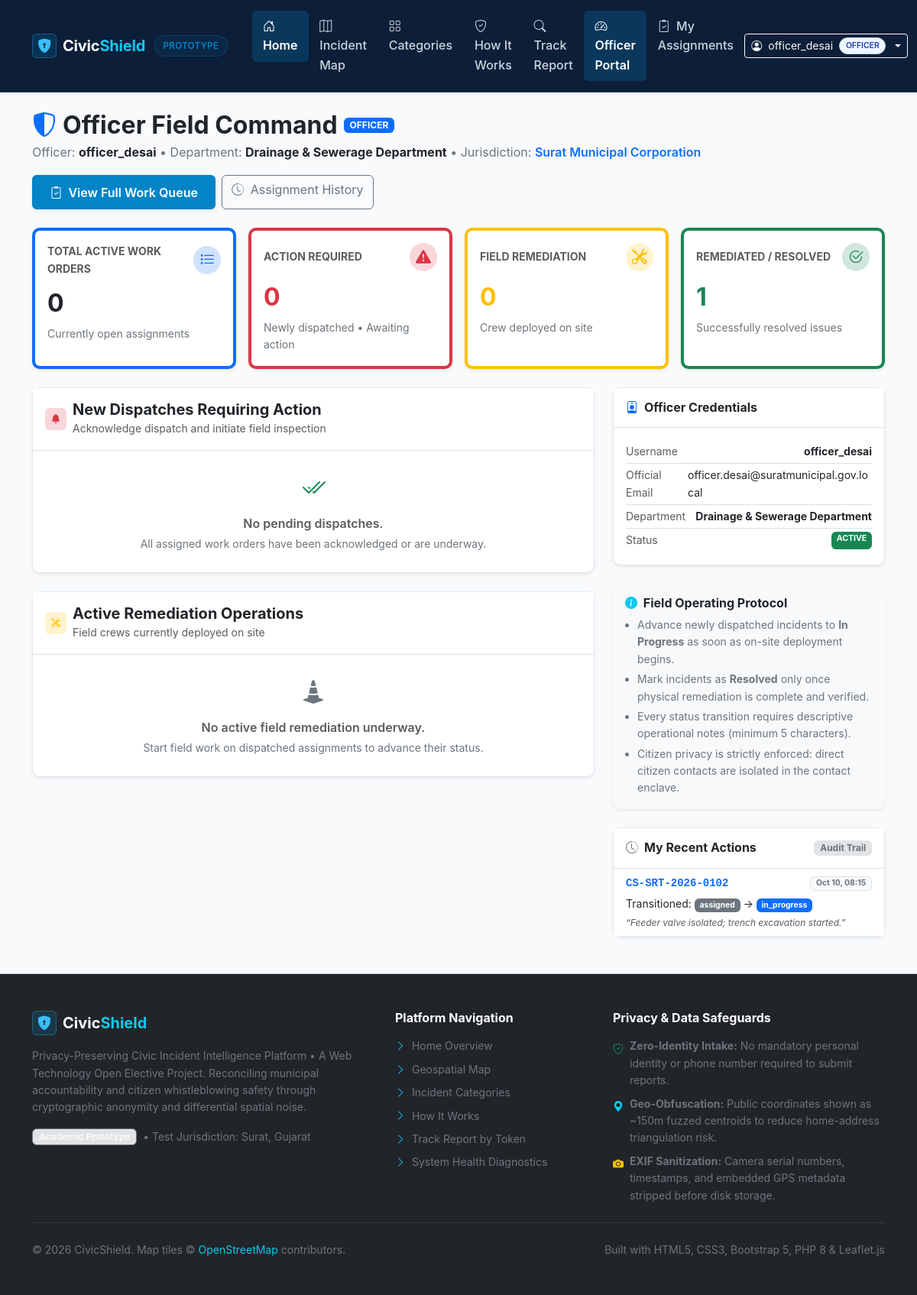
/officer/ (signed in), run on the app's committed database.
### tables this page shows
CREATE TABLE IF NOT EXISTS `users` (
    `id` BIGINT UNSIGNED AUTO_INCREMENT PRIMARY KEY,
    `username` VARCHAR(60) NOT NULL UNIQUE COMMENT 'Public display pseudonym for citizens or official handle for staff',
    `email` VARCHAR(150) NULL UNIQUE COMMENT 'Optional for citizens to preserve anonymity; required for staff',
    `password_hash` VARCHAR(255) NOT NULL COMMENT 'BCRYPT or Argon2id hashed password string',
    `role` ENUM('citizen', 'officer', 'admin') NOT NULL DEFAULT 'citizen',
    `department` VARCHAR(100) NULL COMMENT 'Municipal department affiliation for officers (e.g. Roads, Drainage)',
    `status` ENUM('active', 'suspended', 'pending') NOT NULL DEFAULT 'active',
    `created_at` TIMESTAMP DEFAULT CURRENT_TIMESTAMP,
    `updated_at` TIMESTAMP DEFAULT CURRENT_TIMESTAMP ON UPDATE CURRENT_TIMESTAMP,
    INDEX `idx_users_role` (`role`),
    INDEX `idx_users_status` (`status`)
);

CREATE TABLE IF NOT EXISTS `incident_status_history` (
    `id` BIGINT UNSIGNED AUTO_INCREMENT PRIMARY KEY,
    `incident_id` BIGINT UNSIGNED NOT NULL,
    `changed_by_user_id` BIGINT UNSIGNED NULL COMMENT 'User who initiated transition; null for automated system actions',
    `status_from` VARCHAR(50) NOT NULL,
    `status_to` VARCHAR(50) NOT NULL,
    `reason` TEXT NULL,
    `is_public` TINYINT(1) NOT NULL DEFAULT 1 COMMENT 'Whether transition note is visible on public tracking pages',
    `created_at` TIMESTAMP DEFAULT CURRENT_TIMESTAMP,
    INDEX `idx_history_incident` (`incident_id`),
    INDEX `idx_history_created` (`created_at`),
    CONSTRAINT `fk_history_incident` FOREIGN KEY (`incident_id`) 
        REFERENCES `incidents` (`id`) ON DELETE CASCADE ON UPDATE CASCADE,
    CONSTRAINT `fk_history_actor` FOREIGN KEY (`changed_by_user_id`) 
        REFERENCES `users` (`id`) ON DELETE SET NULL ON UPDATE CASCADE
);

CREATE TABLE IF NOT EXISTS `incidents` (
    `id` BIGINT UNSIGNED AUTO_INCREMENT PRIMARY KEY,
    `incident_reference` VARCHAR(32) NOT NULL UNIQUE COMMENT 'Non-sequential human-readable reference, e.g. CS-SRT-2026-0101',
    `category_id` INT UNSIGNED NOT NULL,
    `title` VARCHAR(200) NOT NULL,
    `description` TEXT NOT NULL,
    `severity` ENUM('low', 'medium', 'high', 'critical') NOT NULL DEFAULT 'medium',
    `priority_score` INT NOT NULL DEFAULT 0 COMMENT 'Calculated priority score based on severity, report count & civic weight',
    `priority_breakdown` JSON NULL COMMENT 'Rule-based decision-support priority breakdown factors',
    `status` ENUM('reported', 'triaged', 'assigned', 'in_progress', 'resolution_submitted', 'resolved', 'closed', 'rejected') NOT NULL DEFAULT 'reported',
     
    `obfuscated_lat` DECIMAL(10, 8) NOT NULL COMMENT 'Centroid / differentially perturbed latitude for public map intelligence',
    `obfuscated_lng` DECIMAL(11, 8) NOT NULL COMMENT 'Centroid / differentially perturbed longitude for public map intelligence',
    `fuzz_radius_meters` INT UNSIGNED NOT NULL DEFAULT 150 COMMENT 'Gaussian noise radius applied to protect submitter location',
    `neighborhood` VARCHAR(150) NOT NULL COMMENT 'Ward / Locality name (e.g. Adajan, Vesu, Rander)',
    `city` VARCHAR(100) NOT NULL DEFAULT 'Surat',
    `reports_count` INT UNSIGNED NOT NULL DEFAULT 1 COMMENT 'Count of citizen reports linked to this consolidated issue',
    `created_at` TIMESTAMP DEFAULT CURRENT_TIMESTAMP,
    `updated_at` TIMESTAMP DEFAULT CURRENT_TIMESTAMP ON UPDATE CURRENT_TIMESTAMP,
    `resolved_at` TIMESTAMP NULL,
    `closed_at` TIMESTAMP NULL,
    INDEX `idx_incidents_status` (`status`),
    INDEX `idx_incidents_severity` (`severity`),
    INDEX `idx_incidents_category` (`category_id`),
    INDEX `idx_incidents_priority` (`priority_score`),
    INDEX `idx_incidents_obf_spatial` (`obfuscated_lat`, `obfuscated_lng`),
    INDEX `idx_incidents_created_at` (`created_at`),
    CONSTRAINT `fk_incidents_category` FOREIGN KEY (`category_id`) 
        REFERENCES `incident_categories` (`id`) ON DELETE RESTRICT ON UPDATE CASCADE
);

### officer/index.php (the view, shortened to what the rows shown need)
<?php
$pdo = Database::getConnection();
$officerId = (int)Session::getUserId();
$officerStmt = $pdo->prepare('SELECT id, username, email, department, role, status FROM users WHERE id = :id LIMIT 1');
$officerStmt->execute([':id' => $officerId]);
$officer = $officerStmt->fetch();
$activities = IncidentManager::getOfficerActivity($officerId, 8, $pdo);
require_once INCLUDES_PATH . DIRECTORY_SEPARATOR . 'header.php';
?>
<div class="container py-4">
    <div class="d-flex justify-content-between align-items-center mb-4 flex-wrap gap-3">
        <div>
            <div class="d-flex align-items-center gap-2 mb-1">
                <h2 class="fw-bold mb-0 text-dark">
                    <i class="bi bi-shield-shaded text-primary me-2"></i>Officer Field Command
                </h2>
            </div>
            <p class="text-secondary mb-0">
                Officer: <strong class="text-dark"><?= htmlspecialchars($officer['username']) ?></strong>
                &bull; Department: <strong class="text-dark"><?= htmlspecialchars($officer['department'] ?? 'Municipal Operations') ?></strong>
                &bull; Jurisdiction: <span class="text-primary fw-semibold">Surat Municipal Corporation</span>
            </p>
        </div>
    </div>
    <div class="row g-4 mb-4">
        <div class="col-lg-4">
            <div class="card cs-card shadow-sm mb-4">
                <div class="card-body">
                    <ul class="list-unstyled mb-0 small">
                        <li class="d-flex justify-content-between py-1 border-bottom">
                            <span class="text-muted">Username</span>
                            <strong><?= htmlspecialchars($officer['username']) ?></strong>
                        </li>
                        <li class="d-flex justify-content-between py-1 border-bottom">
                            <span class="text-muted">Official Email</span>
                            <span class="text-break"><?= htmlspecialchars($officer['email']) ?></span>
                        </li>
                        <li class="d-flex justify-content-between py-1 border-bottom">
                            <span class="text-muted">Department</span>
                            <strong><?= htmlspecialchars($officer['department'] ?? 'General Operations') ?></strong>
                        </li>
                    </ul>
                </div>
            </div>
            <div class="card cs-card shadow-sm">
                <div class="card-body p-0">
                    <?php if (empty($activities)): ?>
                        <div class="p-4 text-center text-muted small">
                            <i class="bi bi-journal-text fs-3 d-block mb-1 text-secondary"></i>
                            No recent operational actions recorded.
                        </div>
                    <?php else: ?>
                        <div class="list-group list-group-flush small">
                            <?php foreach ($activities as $act): ?>
                                <div class="list-group-item py-2">
                                    <div class="d-flex justify-content-between align-items-center mb-1">
                                        <a href="<?= htmlspecialchars(BASE_URL) ?>/officer/incident_detail.php?id=<?= (int)$act['incident_id'] ?>" class="fw-bold text-decoration-none font-monospace">
                                            <?= htmlspecialchars($act['incident_reference']) ?>
                                        </a>
                                        <span class="badge bg-light text-secondary border" style="font-size:0.65rem;">
                                            <?= date('M d, H:i', strtotime($act['activity_time'])) ?>
                                        </span>
                                    </div>
                                    <div class="text-dark">
                                        Transitioned: <span class="badge bg-secondary" style="font-size:0.65rem;"><?= htmlspecialchars($act['status_from']) ?></span>
                                        &rarr; <span class="badge bg-primary" style="font-size:0.65rem;"><?= htmlspecialchars($act['status_to']) ?></span>
                                    </div>
                                    <?php if (!empty($act['notes'])): ?>
                                        <div class="text-muted text-truncate mt-1 fst-italic" style="font-size:0.75rem;" title="<?= htmlspecialchars($act['notes']) ?>">
                                            &ldquo;<?= htmlspecialchars($act['notes']) ?>&rdquo;
                                        </div>
                                    <?php endif; ?>
                                </div>
                            <?php endforeach; ?>
                        </div>
                    <?php endif; ?>
                </div>
            </div>
        </div>
    </div>
</div>
<?php require_once INCLUDES_PATH . DIRECTORY_SEPARATOR . 'footer.php'; ?>

### data on the page
users: username "officer_desai", department "Drainage & Sewerage Department", email "officer.desai@suratmunicipal.gov.local"
incident_status_history: incident.incident_reference "CS-SRT-2026-0102", created_at "Oct 10, 08:15", status_from "assigned", status_to "in_progress", reason "Feeder valve isolated; trench excavation started."

### other printed values
$_SESSION['username'] "officer_desai"
$currentRole "OFFICER"
$stats['total_assigned'] "0"
$stats['action_required'] "0"
$stats['in_progress'] "0"
$stats['recently_resolved'] "1"
